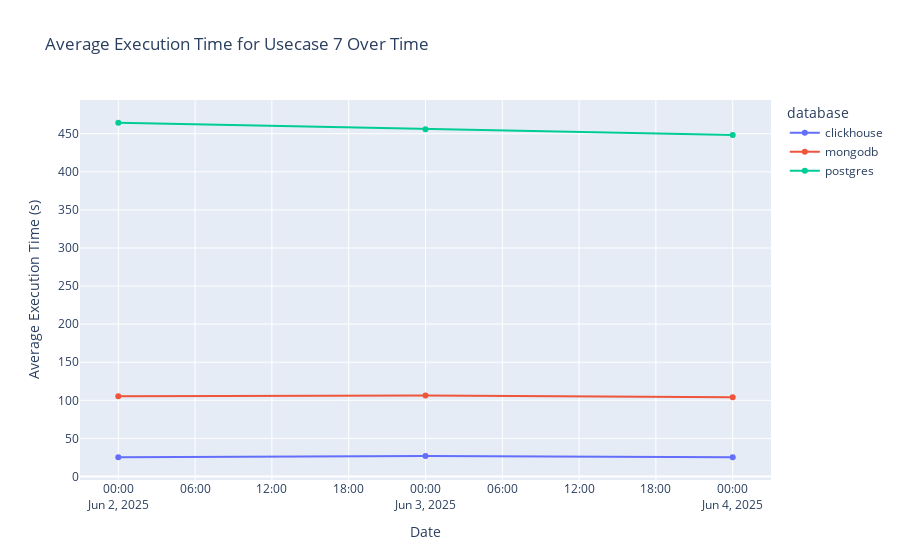

Write notebook code for a chart like this one.
### Markdown cell above
### Plot2: Line‐Plot Over Time: How Execution Time Evolves

### Code cell
uc = 7  #NOTE: Here change the usecase and reexecute
df_uc = df[df["usecase"] == uc].copy()

# Group by date (or exact timestamp) & database
# If you want to aggregate per‐day rather than per‐timestamp, extract date:
df_uc["date_only"] = df_uc["timestamp"].dt.date

# Compute mean execution_time per database per day:
grouped = (
    df_uc
    .groupby(["date_only", "database"])
    .execution_time_s
    .mean()
    .reset_index(name="mean_exec_time_s")
)

fig = px.line(
    grouped,
    x="date_only",
    y="mean_exec_time_s",
    color="database",
    markers=True,
    title=f"Average Execution Time for Usecase {uc} Over Time"
)
fig.update_layout(
    xaxis_title="Date",
    yaxis_title="Average Execution Time (s)"
)
fig.show()

### Figure 1 — Plotly figure (JSON) as saved in the notebook; plotly's stock layout.template omitted (floating-point values rounded to 4 significant figures)
{"data": [{"hovertemplate": "database=clickhouse<br>date_only=%{x}<br>mean_exec_time_s=%{y}<extra></extra>", "legendgroup": "clickhouse", "line": {"color": "#636efa", "dash": "solid"}, "marker": {"symbol": "circle"}, "mode": "lines+markers", "name": "clickhouse", "orientation": "v", "showlegend": true, "type": "scatter", "x": ["2025-06-02", "2025-06-03", "2025-06-04"], "xaxis": "x", "y": [25.25, 26.92, 25.4], "yaxis": "y"}, {"hovertemplate": "database=mongodb<br>date_only=%{x}<br>mean_exec_time_s=%{y}<extra></extra>", "legendgroup": "mongodb", "line": {"color": "#EF553B", "dash": "solid"}, "marker": {"symbol": "circle"}, "mode": "lines+markers", "name": "mongodb", "orientation": "v", "showlegend": true, "type": "scatter", "x": ["2025-06-02", "2025-06-03", "2025-06-04"], "xaxis": "x", "y": [105.2, 106.2, 104], "yaxis": "y"}, {"hovertemplate": "database=postgres<br>date_only=%{x}<br>mean_exec_time_s=%{y}<extra></extra>", "legendgroup": "postgres", "line": {"color": "#00cc96", "dash": "solid"}, "marker": {"symbol": "circle"}, "mode": "lines+markers", "name": "postgres", "orientation": "v", "showlegend": true, "type": "scatter", "x": ["2025-06-02", "2025-06-03", "2025-06-04"], "xaxis": "x", "y": [464.4, 455.9, 448.2], "yaxis": "y"}], "layout": {"legend": {"title": {"text": "database"}, "tracegroupgap": 0}, "title": {"text": "Average Execution Time for Usecase 7 Over Time"}, "xaxis": {"anchor": "y", "domain": [0, 1], "title": {"text": "Date"}}, "yaxis": {"anchor": "x", "domain": [0, 1], "title": {"text": "Average Execution Time (s)"}}}}
